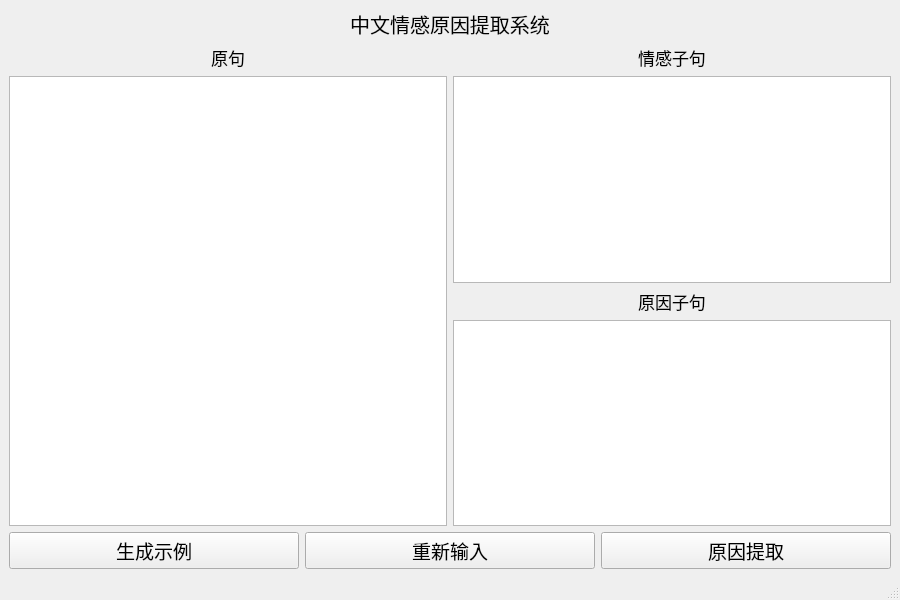
<?xml version="1.0" encoding="UTF-8"?>
<ui version="4.0">
 <class>MainWindow</class>
 <widget class="QMainWindow" name="MainWindow">
  <property name="enabled">
   <bool>true</bool>
  </property>
  <property name="geometry">
   <rect>
    <x>0</x>
    <y>0</y>
    <width>900</width>
    <height>600</height>
   </rect>
  </property>
  <property name="maximumSize">
   <size>
    <width>900</width>
    <height>600</height>
   </size>
  </property>
  <property name="windowTitle">
   <string>MainWindow</string>
  </property>
  <widget class="QWidget" name="centralwidget">
   <layout class="QVBoxLayout" name="verticalLayout_4">
    <item>
     <layout class="QVBoxLayout" name="verticalLayout_3">
      <item>
       <widget class="QLabel" name="label">
        <property name="font">
         <font>
          <pointsize>15</pointsize>
         </font>
        </property>
        <property name="text">
         <string>中文情感原因提取系统</string>
        </property>
        <property name="alignment">
         <set>Qt::AlignCenter</set>
        </property>
       </widget>
      </item>
      <item>
       <layout class="QHBoxLayout" name="horizontalLayout">
        <item>
         <layout class="QVBoxLayout" name="verticalLayout_2">
          <item>
           <widget class="QLabel" name="label_2">
            <property name="font">
             <font>
              <pointsize>13</pointsize>
             </font>
            </property>
            <property name="text">
             <string>原句</string>
            </property>
            <property name="alignment">
             <set>Qt::AlignCenter</set>
            </property>
           </widget>
          </item>
          <item>
           <widget class="QTextEdit" name="clause_edt">
            <property name="font">
             <font>
              <pointsize>12</pointsize>
             </font>
            </property>
           </widget>
          </item>
         </layout>
        </item>
        <item>
         <layout class="QVBoxLayout" name="verticalLayout">
          <item>
           <widget class="QLabel" name="label_4">
            <property name="font">
             <font>
              <pointsize>13</pointsize>
             </font>
            </property>
            <property name="text">
             <string>情感子句</string>
            </property>
            <property name="alignment">
             <set>Qt::AlignCenter</set>
            </property>
           </widget>
          </item>
          <item>
           <widget class="QTextEdit" name="emotion_edt">
            <property name="font">
             <font>
              <pointsize>12</pointsize>
             </font>
            </property>
           </widget>
          </item>
          <item>
           <widget class="QLabel" name="label_3">
            <property name="font">
             <font>
              <pointsize>13</pointsize>
             </font>
            </property>
            <property name="text">
             <string>原因子句</string>
            </property>
            <property name="alignment">
             <set>Qt::AlignCenter</set>
            </property>
           </widget>
          </item>
          <item>
           <widget class="QTextEdit" name="cause_edt">
            <property name="font">
             <font>
              <pointsize>12</pointsize>
             </font>
            </property>
           </widget>
          </item>
         </layout>
        </item>
       </layout>
      </item>
     </layout>
    </item>
    <item>
     <layout class="QHBoxLayout" name="horizontalLayout_2">
      <item>
       <widget class="QPushButton" name="new_btn">
        <property name="font">
         <font>
          <family>Adobe 宋体 Std L</family>
          <pointsize>14</pointsize>
         </font>
        </property>
        <property name="text">
         <string>生成示例</string>
        </property>
       </widget>
      </item>
      <item>
       <widget class="QPushButton" name="clear_btn">
        <property name="font">
         <font>
          <family>Adobe 宋体 Std L</family>
          <pointsize>14</pointsize>
         </font>
        </property>
        <property name="text">
         <string>重新输入</string>
        </property>
       </widget>
      </item>
      <item>
       <widget class="QPushButton" name="ecc_btn">
        <property name="font">
         <font>
          <family>Adobe 宋体 Std L</family>
          <pointsize>14</pointsize>
         </font>
        </property>
        <property name="text">
         <string>原因提取</string>
        </property>
       </widget>
      </item>
     </layout>
    </item>
   </layout>
  </widget>
  <widget class="QMenuBar" name="menubar">
   <property name="geometry">
    <rect>
     <x>0</x>
     <y>0</y>
     <width>900</width>
     <height>18</height>
    </rect>
   </property>
  </widget>
  <widget class="QStatusBar" name="statusbar"/>
 </widget>
 <resources/>
 <connections>
  <connection>
   <sender>ecc_btn</sender>
   <signal>clicked()</signal>
   <receiver>MainWindow</receiver>
   <slot>Ecc()</slot>
   <hints>
    <hint type="sourcelabel">
     <x>449</x>
     <y>565</y>
    </hint>
    <hint type="destinationlabel">
     <x>449</x>
     <y>299</y>
    </hint>
   </hints>
  </connection>
  <connection>
   <sender>clear_btn</sender>
   <signal>clicked()</signal>
   <receiver>MainWindow</receiver>
   <slot>Clear()</slot>
   <hints>
    <hint type="sourcelabel">
     <x>307</x>
     <y>540</y>
    </hint>
    <hint type="destinationlabel">
     <x>281</x>
     <y>618</y>
    </hint>
   </hints>
  </connection>
  <connection>
   <sender>new_btn</sender>
   <signal>clicked()</signal>
   <receiver>MainWindow</receiver>
   <slot>New()</slot>
   <hints>
    <hint type="sourcelabel">
     <x>79</x>
     <y>527</y>
    </hint>
    <hint type="destinationlabel">
     <x>407</x>
     <y>299</y>
    </hint>
   </hints>
  </connection>
 </connections>
 <slots>
  <slot>New()</slot>
  <slot>Ecc()</slot>
  <slot>Clear()</slot>
 </slots>
</ui>
